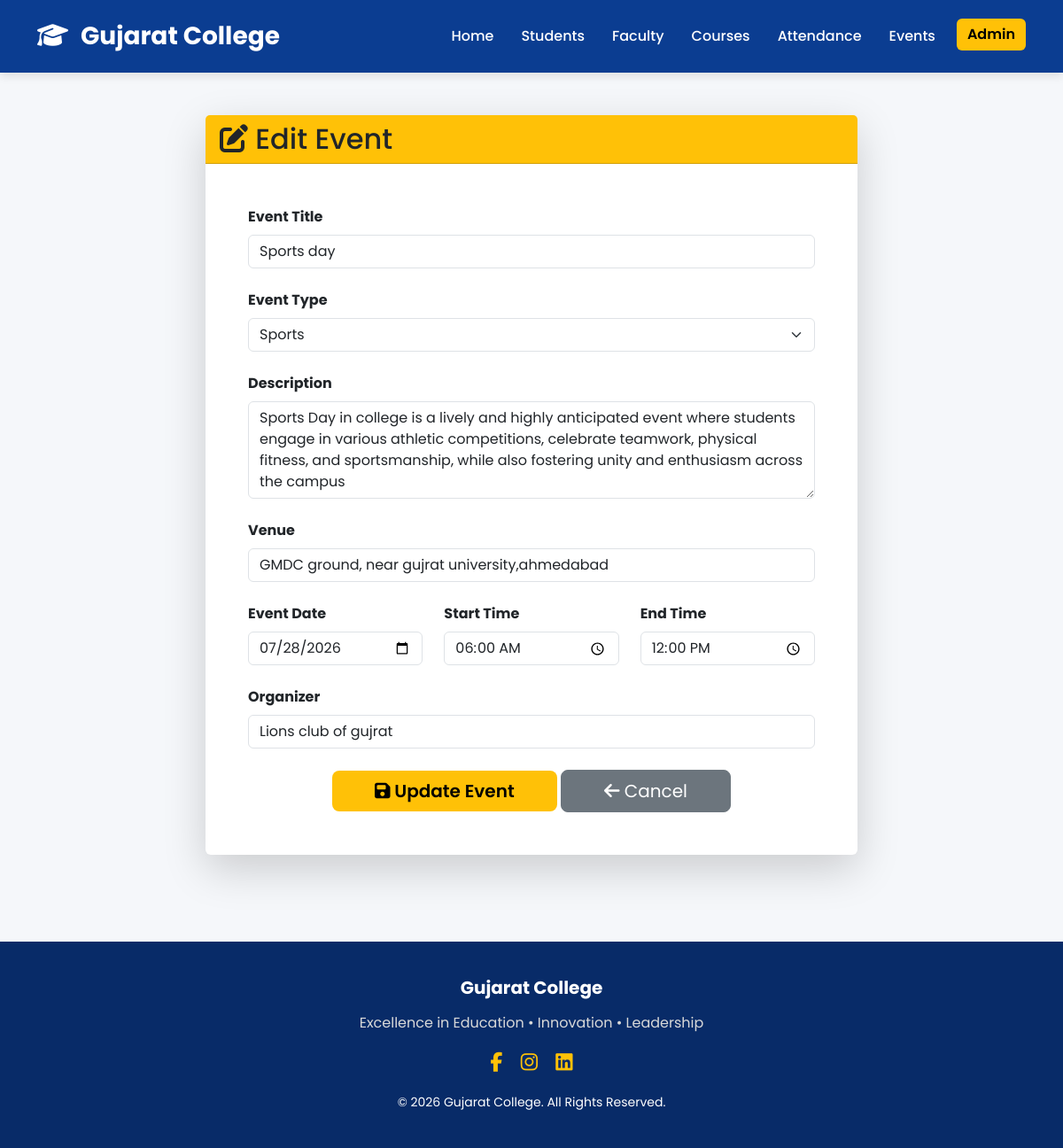
The app's page /events/2/edit/ (signed in) with its own data.
### events/models.py (models this page shows, shortened)
class Event(models.Model):
    EVENT_TYPES = (
        ("Seminar", "Seminar"),
        ("Workshop", "Workshop"),
        ("Sports", "Sports"),
        ("Cultural", "Cultural"),
        ("Placement", "Placement"),
        ("Other", "Other"),
    )
    title = models.CharField(max_length=200)
    event_type = models.CharField(
        max_length=30,
        choices=EVENT_TYPES
    )
    description = models.TextField()
    venue = models.CharField(max_length=200)
    event_date = models.DateField()
    start_time = models.TimeField()
    end_time = models.TimeField()
    organizer = models.CharField(max_length=150)
    created_at = models.DateTimeField(auto_now_add=True)
    class Meta:
        ordering = ["-event_date"]

### events/views.py (the view)
@login_required(login_url="login")
def edit_event(request, pk):
    event = get_object_or_404(Event, pk=pk)
    if request.method == "POST":
        form = EventForm(request.POST, instance=event)
        if form.is_valid():
            form.save()
            messages.success(request, "Event updated successfully.")
            return redirect("event_list")
    else:
        form = EventForm(instance=event)
    return render(
        request,
        "events/edit_event.html",
        {
            "form": form,
            "event": event,
        },
    )

### templates/events/edit_event.html (shortened to what this page needs)
{% extends 'base.html' %}
{% block content %}
<div class="container py-5">
    <div class="row justify-content-center">
        <div class="col-lg-8">
            <div class="card shadow-lg border-0">
                <div class="card-header bg-warning text-dark">
                    <h2 class="mb-0">
                        <i class="fas fa-edit"></i>
                        Edit Event
                    </h2>
                </div>
                <div class="card-body p-5">
                    <form method="POST">
                        <div class="mb-4">
                            <label class="form-label fw-bold">
                                Event Title
                            </label>
                            {{ form.title }}
                        </div>
                        <div class="mb-4">
                            <label class="form-label fw-bold">
                                Event Type
                            </label>
                            {{ form.event_type }}
                        </div>
                        <div class="mb-4">
                            <label class="form-label fw-bold">
                                Description
                            </label>
                            {{ form.description }}
                        </div>
                        <div class="mb-4">
                            <label class="form-label fw-bold">
                                Venue
                            </label>
                            {{ form.venue }}
                        </div>
                        <div class="row">
                            <div class="col-md-4 mb-4">
                                <label class="form-label fw-bold">
                                    Event Date
                                </label>
                                {{ form.event_date }}
                            </div>
                            <div class="col-md-4 mb-4">
                                <label class="form-label fw-bold">
                                    Start Time
                                </label>
                                {{ form.start_time }}
                            </div>
                            <div class="col-md-4 mb-4">
                                <label class="form-label fw-bold">
                                    End Time
                                </label>
                                {{ form.end_time }}
                            </div>
                        </div>
                        <div class="mb-4">
                            <label class="form-label fw-bold">
                                Organizer
                            </label>
                            {{ form.organizer }}
                        </div>
                        <div class="text-center mt-4">
                            <button
                                type="submit"
                                class="btn btn-warning btn-lg px-5">
                                <i class="fas fa-save"></i>
                                Update Event
                            </button>
                            <a
                                href="{% url 'event_list' %}"
                                class="btn btn-secondary btn-lg px-5">
                                <i class="fas fa-arrow-left"></i>
                                Cancel
                            </a>
                        </div>
                    </form>
                </div>
            </div>
        </div>
    </div>
</div>
{% endblock %}

### static/css/style.css (style rules this page uses)
* { margin:0; padding:0; box-sizing:border-box; font-family:'Poppins',sans-serif; }
body { background:#f5f7fa; color:#333; }
.btn-warning { background:#ffc107; border:none; color:#000; font-weight:600; }

### records on screen
Event: title "Sports day", event_type "Sports", description "Sports Day in college is a lively and highly anticipated event where students engage in various athletic competitions, celebrate teamwork, physical fitness, and sportsmanship, while also fostering unity and enthusiasm across the campus", venue "GMDC ground, near gujrat university,ahmedabad", event_date "07/28/2026", start_time "06:00:00", end_time "12:00:00", organizer "Lions club of gujrat"
